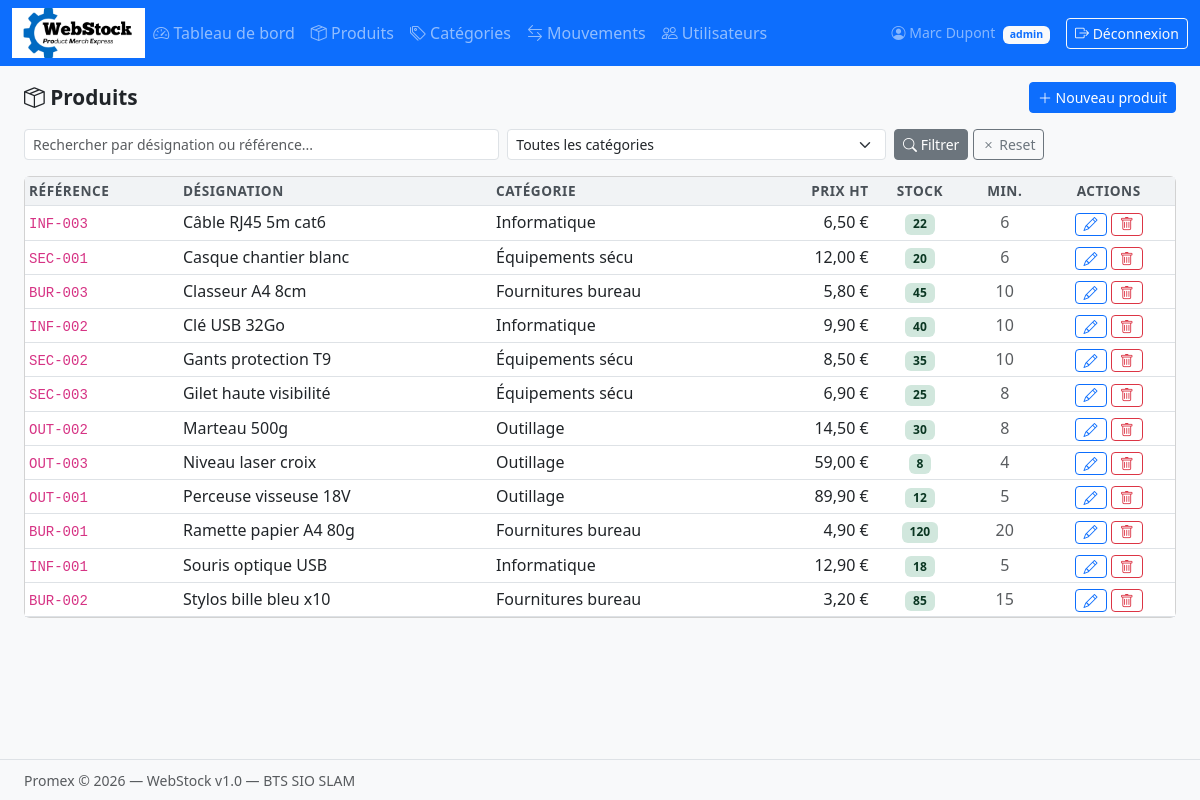
The page /index.php?page=produits&action=index (signed in) on the database its author committed.
### tables this page shows
CREATE TABLE IF NOT EXISTS produits (
  id_produit    INT            NOT NULL AUTO_INCREMENT,
  reference     VARCHAR(50)    NOT NULL UNIQUE,
  designation   VARCHAR(200)   NOT NULL,
  description   TEXT,
  prix_unitaire DECIMAL(10, 2) NOT NULL DEFAULT 0.00,
  stock_actuel  INT            NOT NULL DEFAULT 0,
  stock_minimum INT            NOT NULL DEFAULT 5,
  id_categorie  INT            NOT NULL,
  PRIMARY KEY (id_produit),
  CONSTRAINT fk_produit_categorie
    FOREIGN KEY (id_categorie) REFERENCES categories (id_categorie)
    ON UPDATE CASCADE ON DELETE RESTRICT
);

CREATE TABLE IF NOT EXISTS categories (
  id_categorie INT          NOT NULL AUTO_INCREMENT,
  libelle      VARCHAR(100) NOT NULL,
  description  TEXT,
  PRIMARY KEY (id_categorie)
);

### controllers/ProduitController.php (called while the page is built, shortened)
<?php
class ProduitController {
    private $produit;
    public function __construct() {
        $this->produit   = new Produit();
    }
    public function index() {
        $search       = trim($_GET['search'] ?? '');
        $id_categorie = $_GET['id_categorie'] ?? null;
        $produits     = $this->produit->getAll($search, $id_categorie);
        require __DIR__ . '/../views/produits/index.php';
    }
}

### config/database.php (called while the page is built)
<?php
class Database {
    private static $instance = null;
    private $connexion;
    private $host     = 'localhost';
    private $dbname   = 'promex_db';
    private $user     = 'root';
    private $password = '';
    private function __construct() {
        try {
            $this->connexion = new PDO(
                "mysql:host={$this->host};dbname={$this->dbname};charset=utf8mb4",
                $this->user,
                $this->password
            );
            $this->connexion->setAttribute(PDO::ATTR_ERRMODE, PDO::ERRMODE_EXCEPTION);
            $this->connexion->setAttribute(PDO::ATTR_DEFAULT_FETCH_MODE, PDO::FETCH_ASSOC);
        } catch (PDOException $e) {
            die("Erreur de connexion : " . $e->getMessage());
        }
    }
    public static function getInstance() {
        if (self::$instance === null) {
            self::$instance = new Database();
        }
        return self::$instance;
    }
    public function getConnexion() {
        return $this->connexion;
    }
}

### models/Produit.php (called while the page is built, shortened)
<?php
require_once __DIR__ . '/../config/database.php';
class Produit {
    private $db;
    public function __construct() {
        $this->db = Database::getInstance()->getConnexion();
    }
    public function getAll($search = '', $id_categorie = null) {
        $sql = "
            SELECT p.*, c.libelle AS categorie
            FROM produits p
            LEFT JOIN categories c ON p.id_categorie = c.id_categorie
            WHERE 1=1
        ";
        $params = [];
        $sql .= " ORDER BY p.designation";
        $stmt = $this->db->prepare($sql);
        $stmt->execute($params);
        return $stmt->fetchAll();
    }
}

### views/produits/index.php (the view, shortened to what this page needs)
<?php require __DIR__ . '/../layout/header.php'; ?>
<div class="d-flex justify-content-between align-items-center mb-3">
    <h1 class="page-title mb-0"><i class="bi bi-box-seam"></i> Produits</h1>
    <a href="index.php?page=produits&action=create" class="btn btn-primary btn-sm">
        <i class="bi bi-plus-lg"></i> Nouveau produit
    </a>
</div>
<form method="GET" action="index.php" class="row g-2 mb-3">
    <div class="col-sm-5">
        <input type="text" class="form-control form-control-sm" name="search"
               placeholder="Rechercher par désignation ou référence..."
               value="<?= htmlspecialchars($_GET['search'] ?? '') ?>">
    </div>
    <div class="col-sm-4">
        <select name="id_categorie" class="form-select form-select-sm">
            <option value="">Toutes les catégories</option>
        </select>
    </div>
    <div class="col-sm-3">
        <button type="submit" class="btn btn-secondary btn-sm">
            <i class="bi bi-search"></i> Filtrer
        </button>
        <a href="index.php?page=produits&action=index" class="btn btn-outline-secondary btn-sm">
            <i class="bi bi-x"></i> Reset
        </a>
    </div>
</form>
<div class="card">
    <div class="card-body p-0">
        <table class="table table-hover table-sm mb-0">
            <thead>
                <tr>
                    <th>Référence</th>
                    <th>Désignation</th>
                    <th>Catégorie</th>
                    <th class="text-end">Prix HT</th>
                    <th class="text-center">Stock</th>
                    <th class="text-center">Min.</th>
                    <th class="text-center">Actions</th>
                </tr>
            </thead>
            <tbody>
                <?php if (empty($produits)): ?>
                    <tr><td colspan="7" class="text-center text-muted py-3">Aucun produit trouvé.</td></tr>
                <?php else: ?>
                    <?php foreach ($produits as $p): ?>
                    <tr>
                        <td><code><?= htmlspecialchars($p['reference']) ?></code></td>
                        <td><?= htmlspecialchars($p['designation']) ?></td>
                        <td><?= htmlspecialchars($p['categorie']) ?></td>
                        <td class="text-end"><?= number_format($p['prix_unitaire'], 2, ',', ' ') ?> €</td>
                        <td class="text-center">
                            <?php
                            if ($p['stock_actuel'] == 0) $cls = 'badge-stock-vide';
                            elseif ($p['stock_actuel'] <= $p['stock_minimum']) $cls = 'badge-stock-bas';
                            else $cls = 'badge-stock-ok';
                            ?>
                            <span class="badge <?= $cls ?>"><?= $p['stock_actuel'] ?></span>
                        </td>
                        <td class="text-center text-muted"><?= $p['stock_minimum'] ?></td>
                        <td class="text-center">
                            <a href="index.php?page=produits&action=edit&id=<?= $p['id_produit'] ?>"
                               class="btn btn-outline-primary btn-sm py-0">
                                <i class="bi bi-pencil"></i>
                            </a>
                            <a href="index.php?page=produits&action=delete&id=<?= $p['id_produit'] ?>"
                               class="btn btn-outline-danger btn-sm py-0"
                               onclick="return confirm('Supprimer ce produit ?')">
                                <i class="bi bi-trash"></i>
                            </a>
                        </td>
                    </tr>
                    <?php endforeach; ?>
                <?php endif; ?>
            </tbody>
        </table>
    </div>
</div>
<?php require __DIR__ . '/../layout/footer.php'; ?>

### assets/css/style.css (style rules this page uses)
body { background-color: #f8f9fa; min-height: 100vh; display: flex; flex-direction: column; }
.table th { background-color: #f1f3f5; font-weight: 600; font-size: 0.85rem; text-transform: uppercase; letter-spacing: 0.04em; color: #495057; }
.badge-stock-ok { background-color: #d1e7dd; color: #0a3622; }
.page-title { font-size: 1.3rem; font-weight: 600; color: #212529; margin-bottom: 1rem; }

### rows shown on the page
produits: reference "INF-003", designation "Câble RJ45 5m cat6", id_categorie.libelle "Informatique", prix_unitaire "6,50", stock_actuel "22", stock_minimum "6"
produits: reference "SEC-001", designation "Casque chantier blanc", id_categorie.libelle "Équipements sécu", prix_unitaire "12,00", stock_actuel "20", stock_minimum "6"
produits: reference "BUR-003", designation "Classeur A4 8cm", id_categorie.libelle "Fournitures bureau", prix_unitaire "5,80", stock_actuel "45", stock_minimum "10"
produits: reference "INF-002", designation "Clé USB 32Go", id_categorie.libelle "Informatique", prix_unitaire "9,90", stock_actuel "40", stock_minimum "10"
produits: reference "SEC-002", designation "Gants protection T9", id_categorie.libelle "Équipements sécu", prix_unitaire "8,50", stock_actuel "35", stock_minimum "10"
produits: reference "SEC-003", designation "Gilet haute visibilité", id_categorie.libelle "Équipements sécu", prix_unitaire "6,90", stock_actuel "25", stock_minimum "8"
produits: reference "OUT-002", designation "Marteau 500g", id_categorie.libelle "Outillage", prix_unitaire "14,50", stock_actuel "30", stock_minimum "8"
produits: reference "OUT-003", designation "Niveau laser croix", id_categorie.libelle "Outillage", prix_unitaire "59,00", stock_actuel "8", stock_minimum "4"
produits: reference "OUT-001", designation "Perceuse visseuse 18V", id_categorie.libelle "Outillage", prix_unitaire "89,90", stock_actuel "12", stock_minimum "5"
produits: reference "BUR-001", designation "Ramette papier A4 80g", id_categorie.libelle "Fournitures bureau", prix_unitaire "4,90", stock_actuel "120", stock_minimum "20"
produits: reference "INF-001", designation "Souris optique USB", id_categorie.libelle "Informatique", prix_unitaire "12,90", stock_actuel "18", stock_minimum "5"
produits: reference "BUR-002", designation "Stylos bille bleu x10", id_categorie.libelle "Fournitures bureau", prix_unitaire "3,20", stock_actuel "85", stock_minimum "15"

### other values the page prints
$_SESSION['utilisateur']['role'] "admin"
